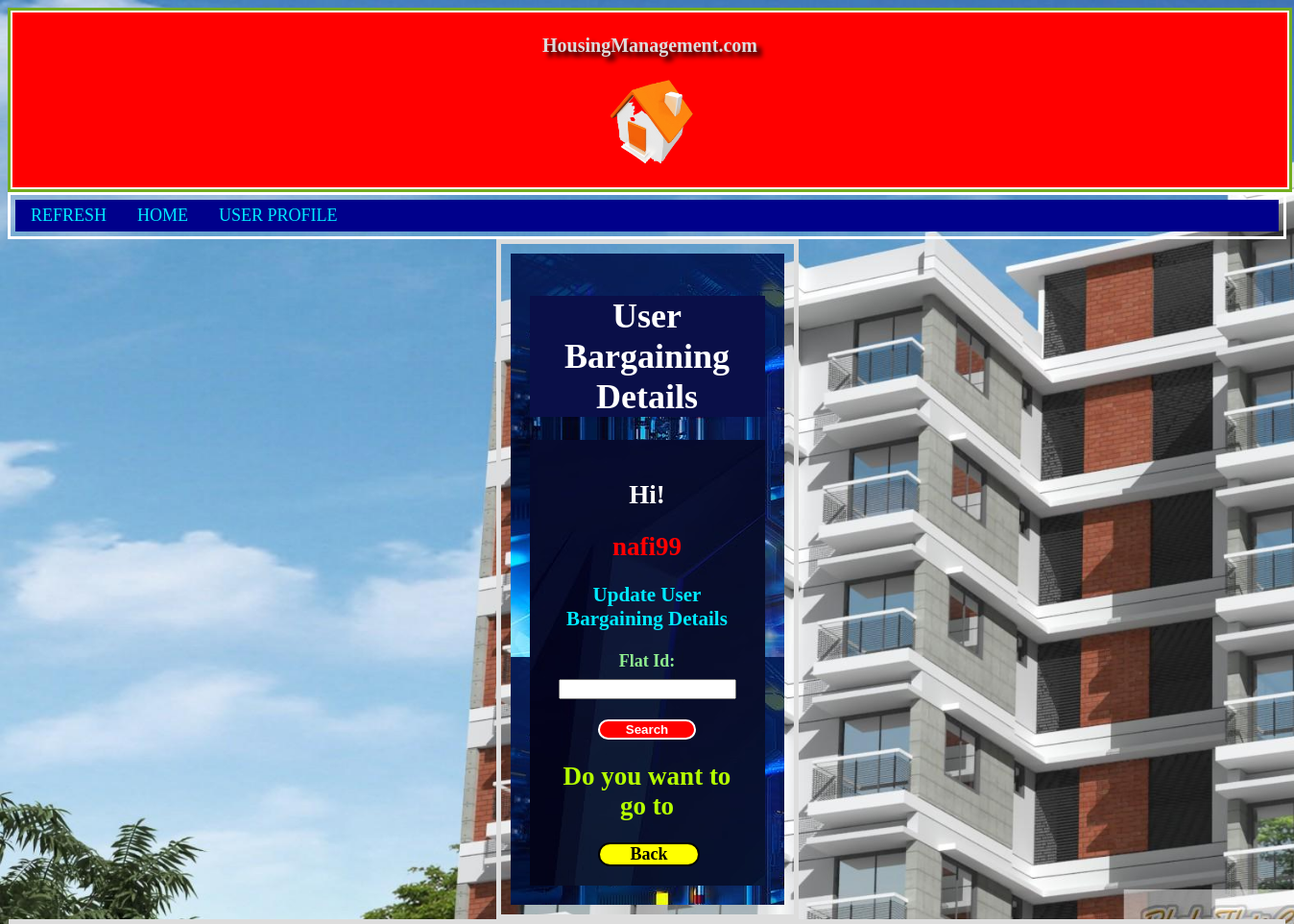
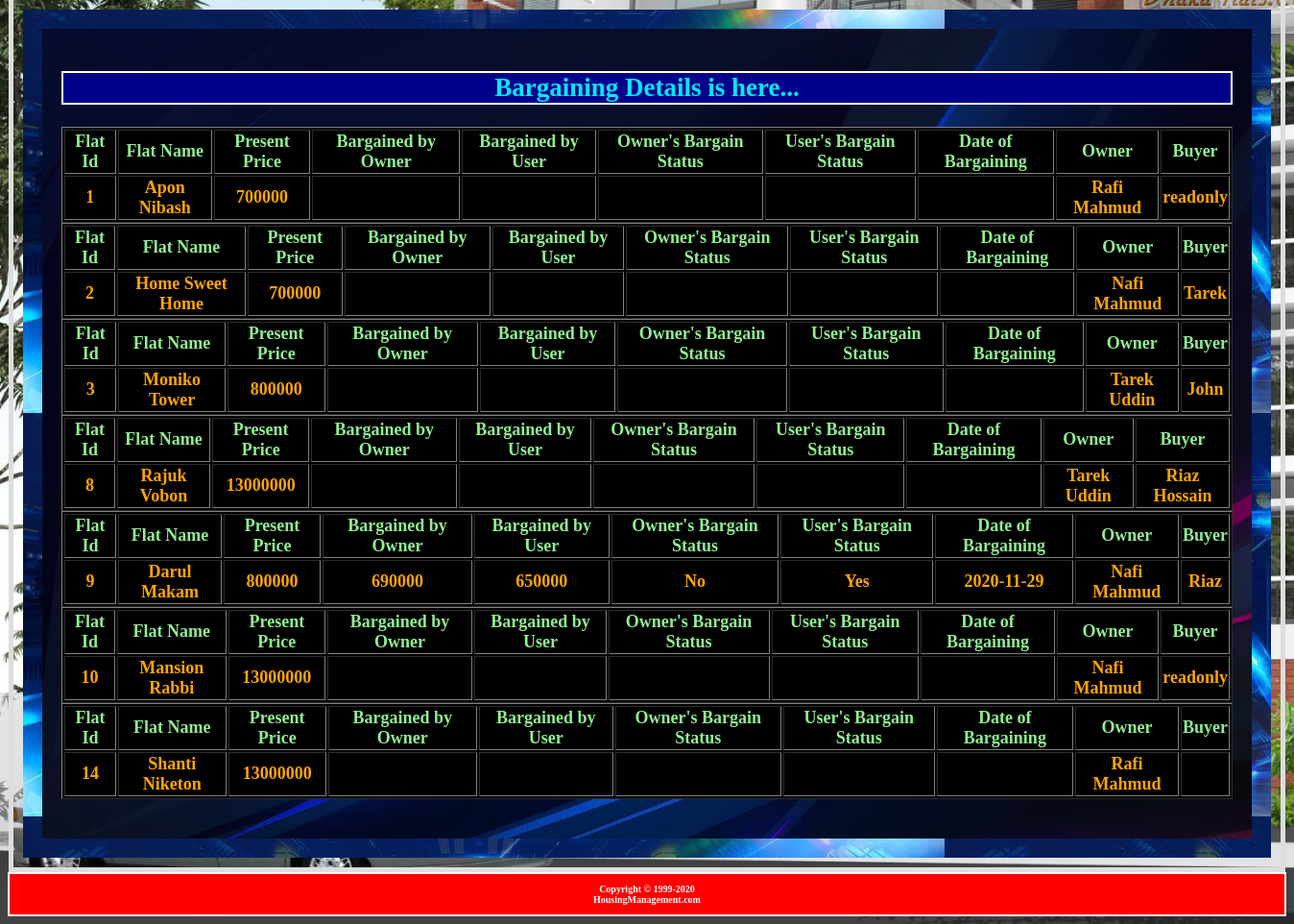
The app's page /View/UserBargain.php (signed in) with its own data (2 pictures, top to bottom).
### tables this page shows
CREATE TABLE `userbuy` (
  `id` int(11) NOT NULL,
  `flatname` varchar(50) NOT NULL,
  `flataddress` varchar(500) NOT NULL,
  `price` varchar(255) NOT NULL,
  `flatstatus` varchar(50) NOT NULL,
  `aboutflat` varchar(500) NOT NULL,
  `dateoflaunching` varchar(50) NOT NULL,
  `owner` varchar(50) NOT NULL,
  `buyer` varchar(50) NOT NULL,
  `bargainbyowner` varchar(50) NOT NULL,
  `bargainbyuser` varchar(50) NOT NULL,
  `dateofbargaining` date DEFAULT NULL,
  `agreementbyowner` varchar(50) NOT NULL,
  `agreementbyuser` varchar(50) NOT NULL,
  `dateofbuying` date DEFAULT NULL
);

### Control/Logindb.php (called while the page is built, shortened)
<?php
class Logindb{
 function FetchCheckUserBuy($conn,$table)
    {
    $result = $conn->query("SELECT * FROM ". $table);
    return $result;
    }
}
?>

### View/UserBargain.php (the view, shortened to what this page needs)
<?php
include('../Control/Logindb.php');
$error="";
?>
<!DOCTYPE html>
<html>
<head>
<link rel="stylesheet" type="text/css" href="../CSS/ProfileStyle.css">
<link rel="stylesheet" type="text/css" href="../CSS/TitleStyle.css">
<link rel="stylesheet" type="text/css" href="../CSS/HeaderFooterStyle.css">
<link rel="stylesheet" type="text/css" href="../CSS/ButtonStyle.css">
<link rel="stylesheet" type="text/css" href="../CSS/NavBarStyle.css">
</head>
<body>
<h6 id="Header"><?php include '../Header/header.php';?></h6>
<div class="sticky">
<div class="topnav">
<a href="UserBargain.php">REFRESH</a>
<a href="LoginResult.php">HOME</a>
<a href="UserProfile.php">USER PROFILE</a>
</div>
</div>
<div id="ProfileBlock">
<div id="ProfileBlock2">
<div id="ProfileBlock3">
<h1 id="Title">User Bargaining Details</h1>
</div>
<div id="ProfileBlock4">
<h2 id="Hi">Hi! </h2> <h2 id="Username"><?php echo  $_SESSION["un"]; ?><br><h3 id="YourProfile">Update User Bargaining Details</h3></h2>
<b>
<form action="<?php echo htmlspecialchars($_SERVER["PHP_SELF"]);?>" method='post' onsubmit="return validateForm()">
  <Label id="FlatId">Flat Id:</label><br> <?php echo $error;?> <h4 id="jsflatiderror"></h4>
  <input type="text" id="flatid" name="id" ><br><br>
  <input type="submit" name="bargainsubmit" id="Button" value="Search">
</form>
<h2 id="Marquee"><marquee direction=left>Do you want to go to </marquee></h2> <div class="link"><a href="LoginResult.php">Back</a></div>
</div>
</div>
</div>
<div id="RegistrationBlock">
<div id="RegistrationBlock2">
<div id="RegistrationBlock5">
</div>
<div id="RegistrationBlock6">
<?php
  echo "<h2 id='UserList'>Bargaining Details is here...</h2>";
  $connection = new Logindb();
$conobj=$connection->OpenCon();
$userQuery=$connection->FetchCheckUserBuy($conobj,"userbuy");
if ($userQuery->num_rows > 0) {
        while($row = $userQuery->fetch_assoc()) {
          echo "<table style='background-color:black; width:100%' border=1>".
          "<tr style='color:lightgreen'>".
            "<th>"."Flat Id"."</th> ".
            "<th>"."Flat Name"."</th> ".
            "<th>"."Present Price"."</th> ".
            "<th>"."Bargained by Owner"."</th> ".
            "<th>"."Bargained by User"."</th> ".
            "<th>"."Owner's Bargain Status"."</th> ".
            "<th>"."User's Bargain Status"."</th> ".
            "<th>"."Date of Bargaining"."</th> ".
            "<th>"."Owner"."</th> ".
            "<th>"."Buyer"."</th> ".
          "</tr>".
          "<tr style='color:orange'>".
            "<td>".$row["id"]."</td>".
            "<td>".$row["flatname"]."</td>".
            "<td>".$row["price"]."</td>".
            "<td>".$row["bargainbyowner"]."</td>".
            "<td>".$row["bargainbyuser"]."</td>".
            "<td>".$row["agreementbyowner"]."</td>".
            "<td>".$row["agreementbyuser"]."</td>".
            "<td>".$row["dateofbargaining"]."</td>".
            "<td>".$row["owner"]."</td>".
            "<td>".$row["buyer"]."</td>".
          "</tr>".
        "</table>";
        }
      }
      else {
        echo "0 results";
      }
?><br>
</div>
</div>
</div>
</body>
<h6 id="Footer"><?php include '../Footer/footer.php';?></h6>
</html>

### CSS/ProfileStyle.css (style rules this page uses)
div#ProfileBlock { width:285px;border:5px solid #ddd;padding:10px;margin:auto; text-align:center }
body { background-image: url('../Images/G.jpg'); background-repeat:no-repeat; background-size:cover; color:orange;font-size:18px; min-height: 140vh }
div#ProfileBlock2 { background-image: url('../Images/F2.jpg'); padding:20px }
div#ProfileBlock3 { background-color: #0A0F48;color:#00E9FF; padding:0px }
div#ProfileBlock4 { background-image: url('../Images/F1.jpg');color:orange;padding:20px;font-size:18px }
h2#Hi { color:white }
h2#Username { color:red }
h3#YourProfile { color:#00E9FF }
h2#Marquee { color: #B6FF00 }
div#RegistrationBlock { width:1300px;border:5px solid #ddd;padding:10px;margin:auto;text-align:center }
body { background-image: url('../Images/G.jpg'); background-repeat:no-repeat; background-size:cover;color:orange;font-size:18px }
div#RegistrationBlock2 { background-image: url('../Images/F2.jpg');color:black; padding:20px }
div#RegistrationBlock5 { background-image: url('../Images/F1.jpg');color:#B6FF00;padding:1px }
div#RegistrationBlock6 { background-image: url('../Images/F1.jpg');color:#00FFA8;padding:20px;font-size:18px }
h2#UserList { color:#00E9FF; background-color:darkblue; border:2px solid white }
Label#FlatId { color:lightgreen }

### CSS/TitleStyle.css (style rules this page uses)
h1#Title { color:white; font-family:calibri }

### CSS/HeaderFooterStyle.css (style rules this page uses)
h6#Header { font-size:10px; font-family: verdana; color: white;margin:0% }
h6#Footer { font-size:10px; font-family: verdana; text-align: center; color:white; background-color: red; display:block; border:2px solid white; margin:0% }

### CSS/ButtonStyle.css (style rules this page uses)
input#Button { background-color:red; color:white; border:2px solid white; cursor:pointer; font-weight:bold; display:block; border-radius: 50px; width:50%; margin-left:25%; margin-right:25%; }
.link a { background-color:yellow; color:black; border:2px solid black; cursor:pointer; font-family:calibri; text-decoration: none; display: block; text-align: center; border-radius: 50px; font-weight: bold; width:50%; margin-left:25%; margin-right:25%; }

### CSS/NavBarStyle.css (style rules this page uses)
.topnav { overflow: hidden; background-color: darkblue; }
.topnav a { float: left; display: block; color: #00E9FF; text-align: center; padding: 6px 16px; text-decoration: none; }
div.sticky { position: -webkit-sticky; position: sticky; top: 0; background-color:transparent; border: 3px solid white; padding: 5px; font-size: 18px; font-family:calibri; animation: myfirst 10s 100000000; }

### records on screen
userbuy: id "1", flatname "Apon Nibash", price "700000", owner "Rafi Mahmud", buyer "readonly"
userbuy: id "2", flatname "Home Sweet Home", price "700000", owner "Nafi Mahmud", buyer "Tarek"
userbuy: id "3", flatname "Moniko Tower", price "800000", owner "Tarek Uddin", buyer "John"
userbuy: id "8", flatname "Rajuk Vobon", price "13000000", owner "Tarek Uddin", buyer "Riaz Hossain"
userbuy: id "9", flatname "Darul Makam", price "800000", bargainbyowner "690000", bargainbyuser "650000", agreementbyowner "No", agreementbyuser "Yes", dateofbargaining "2020-11-29", owner "Nafi Mahmud", buyer "Riaz"
userbuy: id "10", flatname "Mansion Rabbi", price "13000000", owner "Nafi Mahmud", buyer "readonly"
userbuy: id "14", flatname "Shanti Niketon", price "13000000", owner "Rafi Mahmud"

### other values on screen
$_SESSION["un"] "nafi99"
